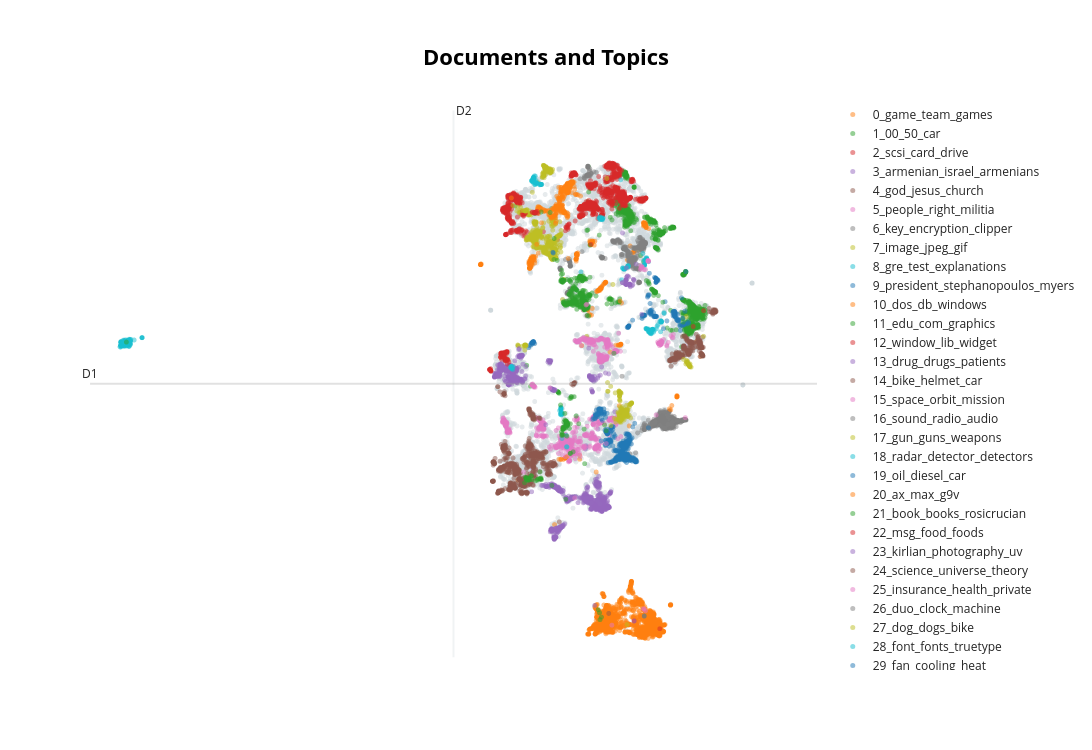

Notebook source saved alongside this figure:
### Markdown cell above
After having trained our model, let us take a look at the 2D representation of the generated topics:

### Code cell
topic_model.visualize_documents(docs, reduced_embeddings=reduced_embeddings, 
                                hide_document_hover=True, hide_annotations=True)

### Figure 1 — Plotly figure (JSON) as saved in the notebook; plotly's stock layout.template omitted (floating-point values rounded to 4 significant figures; data arrays with more than 128 entries replaced by an {"elided": "..."} marker saying what was removed)
{"data": [{"hoverinfo": "text", "marker": {"color": "#CFD8DC", "opacity": 0.5, "size": 5}, "mode": "markers+text", "name": "other", "showlegend": false, "type": "scattergl", "x": {"elided": "6590 float values"}, "y": {"elided": "6590 float values"}}, {"hoverinfo": "text", "marker": {"opacity": 0.5, "size": 5}, "mode": "markers+text", "name": "0_game_team_games", "text": {"elided": "1852 str values"}, "textfont": {"size": 12}, "type": "scattergl", "x": {"elided": "1852 float values"}, "y": {"elided": "1852 float values"}}, {"hoverinfo": "text", "marker": {"opacity": 0.5, "size": 5}, "mode": "markers+text", "name": "1_00_50_car", "text": {"elided": "1019 str values"}, "textfont": {"size": 12}, "type": "scattergl", "x": {"elided": "1019 float values"}, "y": {"elided": "1019 float values"}}, {"hoverinfo": "text", "marker": {"opacity": 0.5, "size": 5}, "mode": "markers+text", "name": "2_scsi_card_drive", "text": {"elided": "906 str values"}, "textfont": {"size": 12}, "type": "scattergl", "x": {"elided": "906 float values"}, "y": {"elided": "906 float values"}}, {"hoverinfo": "text", "marker": {"opacity": 0.5, "size": 5}, "mode": "markers+text", "name": "3_armenian_israel_armenians", "text": {"elided": "843 str values"}, "textfont": {"size": 12}, "type": "scattergl", "x": {"elided": "843 float values"}, "y": {"elided": "843 float values"}}, {"hoverinfo": "text", "marker": {"opacity": 0.5, "size": 5}, "mode": "markers+text", "name": "4_god_jesus_church", "text": {"elided": "796 str values"}, "textfont": {"size": 12}, "type": "scattergl", "x": {"elided": "796 float values"}, "y": {"elided": "796 float values"}}, {"hoverinfo": "text", "marker": {"opacity": 0.5, "size": 5}, "mode": "markers+text", "name": "5_people_right_militia", "text": {"elided": "678 str values"}, "textfont": {"size": 12}, "type": "scattergl", "x": {"elided": "678 float values"}, "y": {"elided": "678 float values"}}, {"hoverinfo": "text", "marker": {"opacity": 0.5, "size": 5}, "mode": "markers+text", "name": "6_key_encryption_clipper", "text": {"elided": "659 str values"}, "textfont": {"size": 12}, "type": "scattergl", "x": {"elided": "659 float values"}, "y": {"elided": "659 float values"}}, {"hoverinfo": "text", "marker": {"opacity": 0.5, "size": 5}, "mode": "markers+text", "name": "7_image_jpeg_gif", "text": {"elided": "606 str values"}, "textfont": {"size": 12}, "type": "scattergl", "x": {"elided": "606 float values"}, "y": {"elided": "606 float values"}}, {"hoverinfo": "text", "marker": {"opacity": 0.5, "size": 5}, "mode": "markers+text", "name": "8_gre_test_explanations", "text": {"elided": "564 str values"}, "textfont": {"size": 12}, "type": "scattergl", "x": {"elided": "564 float values"}, "y": {"elided": "564 float values"}}, {"hoverinfo": "text", "marker": {"opacity": 0.5, "size": 5}, "mode": "markers+text", "name": "9_president_stephanopoulos_myers", "text": {"elided": "481 str values"}, "textfont": {"size": 12}, "type": "scattergl", "x": {"elided": "481 float values"}, "y": {"elided": "481 float values"}}, {"hoverinfo": "text", "marker": {"opacity": 0.5, "size": 5}, "mode": "markers+text", "name": "10_dos_db_windows", "text": {"elided": "390 str values"}, "textfont": {"size": 12}, "type": "scattergl", "x": {"elided": "390 float values"}, "y": {"elided": "390 float values"}}, {"hoverinfo": "text", "marker": {"opacity": 0.5, "size": 5}, "mode": "markers+text", "name": "11_edu_com_graphics", "text": {"elided": "359 str values"}, "textfont": {"size": 12}, "type": "scattergl", "x": {"elided": "359 float values"}, "y": {"elided": "359 float values"}}, {"hoverinfo": "text", "marker": {"opacity": 0.5, "size": 5}, "mode": "markers+text", "name": "12_window_lib_widget", "text": {"elided": "344 str values"}, "textfont": {"size": 12}, "type": "scattergl", "x": {"elided": "344 float values"}, "y": {"elided": "344 float values"}}, {"hoverinfo": "text", "marker": {"opacity": 0.5, "size": 5}, "mode": "markers+text", "name": "13_drug_drugs_patients", "text": {"elided": "338 str values"}, "textfont": {"size": 12}, "type": "scattergl", "x": {"elided": "338 float values"}, "y": {"elided": "338 float values"}}, {"hoverinfo": "text", "marker": {"opacity": 0.5, "size": 5}, "mode": "markers+text", "name": "14_bike_helmet_car", "text": {"elided": "311 str values"}, "textfont": {"size": 12}, "type": "scattergl", "x": {"elided": "311 float values"}, "y": {"elided": "311 float values"}}, {"hoverinfo": "text", "marker": {"opacity": 0.5, "size": 5}, "mode": "markers+text", "name": "15_space_orbit_mission", "text": {"elided": "282 str values"}, "textfont": {"size": 12}, "type": "scattergl", "x": {"elided": "282 float values"}, "y": {"elided": "282 float values"}}, {"hoverinfo": "text", "marker": {"opacity": 0.5, "size": 5}, "mode": "markers+text", "name": "16_sound_radio_audio", "text": {"elided": "243 str values"}, "textfont": {"size": 12}, "type": "scattergl", "x": {"elided": "243 float values"}, "y": {"elided": "243 float values"}}, {"hoverinfo": "text", "marker": {"opacity": 0.5, "size": 5}, "mode": "markers+text", "name": "17_gun_guns_weapons", "text": {"elided": "204 str values"}, "textfont": {"size": 12}, "type": "scattergl", "x": {"elided": "204 float values"}, "y": {"elided": "204 float values"}}, {"hoverinfo": "text", "marker": {"opacity": 0.5, "size": 5}, "mode": "markers+text", "name": "18_radar_detector_detectors", "text": {"elided": "153 str values"}, "textfont": {"size": 12}, "type": "scattergl", "x": {"elided": "153 float values"}, "y": {"elided": "153 float values"}}, {"hoverinfo": "text", "marker": {"opacity": 0.5, "size": 5}, "mode": "markers+text", "name": "19_oil_diesel_car", "text": {"elided": "146 str values"}, "textfont": {"size": 12}, "type": "scattergl", "x": {"elided": "146 float values"}, "y": {"elided": "146 float values"}}, {"hoverinfo": "text", "marker": {"opacity": 0.5, "size": 5}, "mode": "markers+text", "name": "20_ax_max_g9v", "text": ["", "", "", "", "", "", "", "", "", "", "", "", "", "", "", "", "", "", "", "", "", "", "", "", "", "", "", "", "", "", "", "", "", "", "", "", "", "", "", "", "", "", "", "", "", "", "", "", "", "", "", "", "", "", "", "", "", "", "", "", "", "", "", "", "", "", "", "", "", "", "", "", "", "", "", "", "", "", "", "", "", "", "", "", "", "", "", "", "", "", "", "", "", "", "", "", "", "", "", "", "", "", "", "", "", "", "", "", "", "", "", "", "", "", "", "", "", "", ""], "textfont": {"size": 12}, "type": "scattergl", "x": [7.727, 7.714, 7.931, 7.76, 7.752, 5.909, 7.792, 7.723, 5.908, 7.72, 7.97, 5.908, 7.794, 5.908, 7.793, 7.727, 5.911, 7.733, 7.874, 7.775, 7.707, 7.72, 7.72, 7.775, 7.717, 7.733, 7.712, 5.91, 7.708, 7.707, 7.774, 5.907, 7.708, 5.91, 7.785, 7.717, 5.908, 7.8, 7.78, 7.875, 7.706, 7.776, 7.77, 7.757, 7.867, 7.825, 7.903, 7.721, 7.791, 7.706, 7.767, 7.832, 7.78, 5.908, 5.91, 5.908, 7.712, 7.766, 5.908, 7.771, 7.735, 7.768, 5.907, 7.712, 7.705, 7.719, 7.821, 5.907, 7.696, 7.73, 7.745, 7.706, 7.041, 7.719, 7.688, 7.903, 5.937, 7.775, 5.913, 7.844, 7.771, 7.804, 7.736, 5.909, 7.859, 7.768, 7.765, 7.707, 8.028, 7.71, 7.717, 7.771, 7.769, 7.771, 7.758, 7.774, 7.764, 7.868, 5.907, 7.719, 8.146, 7.731, 7.705, 7.676, 7.77, 7.867, 7.747, 7.737, 7.721, 7.716, 5.908, 5.907, 5.908, 7.722, 7.717, 5.92, 7.809, 7.788, 5.911], "y": [10.07, 10.08, 10.33, 10.22, 10.18, 10.01, 10.15, 9.854, 10.01, 10.08, 10.82, 10.01, 10.28, 10.01, 10.16, 10.07, 10.01, 10.11, 10.3, 9.999, 9.858, 10.09, 9.887, 10.12, 9.955, 9.942, 9.9, 10.0, 9.85, 9.861, 10.12, 10.01, 9.985, 10.01, 10.25, 9.914, 10.01, 10.29, 10.13, 10.31, 9.858, 10.32, 10.12, 10.16, 10.32, 10.34, 10.17, 9.979, 10.17, 9.861, 9.912, 10.25, 10.04, 10.01, 10.01, 10.01, 9.909, 10.21, 10.01, 10.14, 10.12, 10.1, 10.01, 9.888, 9.859, 9.869, 10.2, 10.01, 10.09, 9.87, 10.12, 9.857, 12.69, 10.08, 10.14, 10.07, 10.03, 10.12, 10.02, 10.25, 10.14, 10.26, 10.16, 10.01, 10.2, 10.1, 10.1, 10.08, 10.47, 10.05, 9.975, 10.1, 10.1, 10.26, 10.16, 10.13, 10.19, 10.31, 10.01, 10.11, 11.69, 9.953, 9.863, 10.05, 10.25, 10.2, 10.18, 10.24, 10.11, 9.853, 10.01, 10.01, 10.01, 10.14, 10.08, 9.999, 10.01, 10.07, 10.01]}, {"hoverinfo": "text", "marker": {"opacity": 0.5, "size": 5}, "mode": "markers+text", "name": "21_book_books_rosicrucian", "text": ["", "", "", "", "", "", "", "", "", "", "", "", "", "", "", "", "", "", "", "", "", "", "", "", "", "", "", "", "", "", "", "", "", "", "", "", "", "", "", "", "", "", "", "", "", "", "", "", "", "", "", "", "", "", "", "", "", "", "", "", "", "", "", "", "", "", "", "", "", "", "", "", "", "", "", "", "", "", "", "", "", "", "", "", "", "", "", "", "", "", "", "", "", "", "", "", "", "", "", "", "", "", "", "", "", "", "", "", ""], "textfont": {"size": 12}, "type": "scattergl", "x": [7.582, 7.792, 9.006, 9.539, 8.105, 9.531, 7.765, 9.452, 9.481, 9.697, 7.587, 9.681, 9.683, 7.65, 9.403, 9.651, 7.666, 8.095, 9.538, 9.627, 9.925, 8.099, 8.111, 9.693, 9.733, 8.937, 9.648, 8.11, 9.215, 8.929, 9.711, 8.724, 7.665, 8.962, 9.575, 8.107, 7.593, 8.903, 8.933, 7.656, 9.68, 8.933, 8.954, 7.671, 7.558, 8.966, 9.574, 9.465, 9.2, 8.11, 10.28, 10.3, 8.107, 9.547, 9.703, 9.555, 7.994, 9.696, 7.592, 8.123, 9.536, 7.778, 9.299, 9.003, 7.523, 8.145, 9.343, 9.712, 9.676, 7.929, 10.23, 9.553, 8.528, 7.663, 9.419, 7.724, 7.58, 9.599, 8.902, 9.662, 9.592, 9.513, 9.582, 8.007, 9.647, 9.661, 7.649, 9.376, 8.067, 8.927, 9.556, 8.891, 7.699, 9.517, 7.663, 8.135, 9.771, 9.726, 8.954, 8.068, 9.528, 9.538, 9.003, 9.328, 8.881, 9.027, 9.572, 9.733, 8.962], "y": [1.385, 1.336, 3.43, 9.475, 1.37, 9.467, 1.496, 9.454, 8.937, 9.418, 1.367, 9.478, 9.412, 1.293, 9.232, 9.353, 1.399, 1.65, 9.486, 9.532, 9.495, 1.37, 1.358, 9.436, 1.98, 3.38, 9.348, 1.36, 2.397, 3.367, 9.47, 10.17, 1.334, 3.428, 9.465, 1.361, 1.382, 3.142, 3.445, 1.338, 9.451, 3.424, 3.401, 1.35, 1.423, 3.661, 9.524, 9.358, 2.393, 1.37, -4.028, -4.306, 1.37, 9.533, 9.437, 9.487, 1.318, 9.446, 1.323, 1.37, 9.479, 1.487, 9.05, 4.004, 1.213, 1.334, 9.098, 9.416, 9.548, 1.289, -3.904, 9.537, 1.104, 1.409, 3.902, 1.337, 1.425, 9.517, 3.18, 9.415, 8.784, 9.401, 9.528, 1.358, 9.367, 9.41, 1.357, 9.458, 1.378, 3.366, 9.334, 3.121, 1.389, 3.59, 1.381, 1.403, 9.42, 9.415, 3.368, 1.363, 9.467, 9.48, 3.459, 9.074, 3.257, 3.418, 9.538, 9.436, 3.457]}, {"hoverinfo": "text", "marker": {"opacity": 0.5, "size": 5}, "mode": "markers+text", "name": "22_msg_food_foods", "text": ["", "", "", "", "", "", "", "", "", "", "", "", "", "", "", "", "", "", "", "", "", "", "", "", "", "", "", "", "", "", "", "", "", "", "", "", "", "", "", "", "", "", "", "", "", "", "", "", "", "", "", "", "", "", "", "", "", "", "", "", "", "", "", "", "", "", "", "", "", "", "", "", "", "", "", "", "", "", "", "", "", "", "", "", "", "", "", "", "", "", "", "", "", "", "", "", "", "", "", "", "", "", "", "", "", "", "", "", ""], "textfont": {"size": 12}, "type": "scattergl", "x": [6.863, 6.277, 6.724, 6.777, 6.665, 6.868, 6.242, 6.671, 6.669, 6.727, 6.288, 6.672, 6.659, 6.748, 6.883, 6.767, 6.687, 6.82, 6.728, 6.697, 6.729, 6.654, 6.641, 6.688, 6.906, 6.658, 6.713, 6.842, 6.797, 6.688, 6.766, 6.852, 6.279, 6.647, 6.688, 6.66, 6.657, 6.661, 6.672, 6.656, 6.869, 6.664, 6.703, 6.242, 6.841, 6.871, 6.808, 6.763, 6.254, 6.674, 6.679, 6.74, 6.64, 6.804, 6.657, 6.735, 6.666, 6.664, 6.873, 6.248, 6.253, 6.801, 6.285, 6.704, 6.829, 6.892, 6.765, 6.701, 6.682, 6.698, 6.877, 6.948, 6.665, 6.673, 6.702, 6.876, 6.786, 6.662, 6.287, 6.684, 6.253, 6.69, 6.666, 6.241, 6.914, 6.74, 6.7, 6.819, 6.284, 6.805, 6.791, 6.822, 6.892, 6.871, 6.663, 6.882, 6.82, 6.665, 6.765, 6.656, 6.767, 6.771, 6.235, 6.68, 6.887, 6.244, 6.701, 6.664, 6.8], "y": [6.132, 5.737, 6.321, 6.405, 6.396, 6.494, 5.771, 6.4, 6.418, 6.441, 5.712, 6.407, 6.417, 6.302, 6.162, 6.385, 6.413, 6.123, 6.384, 6.326, 6.448, 6.42, 6.263, 6.362, 6.175, 6.425, 6.289, 6.177, 6.22, 6.438, 6.3, 6.21, 5.812, 6.409, 6.384, 6.419, 6.279, 6.435, 6.395, 6.381, 6.495, 6.413, 6.306, 5.772, 6.474, 6.493, 6.146, 6.268, 5.778, 6.418, 6.191, 6.402, 6.278, 6.477, 6.422, 6.268, 6.421, 6.431, 6.484, 5.773, 5.773, 6.43, 5.717, 6.31, 6.197, 6.199, 6.325, 6.372, 6.352, 6.441, 6.48, 6.074, 6.431, 6.391, 6.331, 6.428, 6.231, 6.383, 5.719, 6.375, 5.771, 6.29, 6.419, 5.77, 6.146, 6.348, 6.291, 6.144, 5.715, 6.353, 6.208, 6.438, 6.0, 6.468, 6.433, 6.496, 6.18, 6.411, 6.422, 6.438, 6.451, 6.307, 5.774, 6.404, 6.493, 5.774, 6.311, 6.421, 6.231]}, {"hoverinfo": "text", "marker": {"opacity": 0.5, "size": 5}, "mode": "markers+text", "name": "23_kirlian_photography_uv", "text": ["", "", "", "", "", "", "", "", "", "", "", "", "", "", "", "", "", "", "", "", "", "", "", "", "", "", "", "", "", "", "", "", "", "", "", "", "", "", "", "", "", "", "", "", "", "", "", "", "", "", "", "", "", "", "", "", "", "", "", "", "", "", "", "", "", "", "", "", "", "", "", "", "", "", "", "", "", "", "", "", "", "", "", "", "", "", "", "", "", "", "", "", "", "", "", "", "", "", "", "", ""], "textfont": {"size": 12}, "type": "scattergl", "x": [8.468, 7.465, 11.25, 11.55, 11.52, 11.25, 11.38, 11.21, 8.486, 8.463, 11.25, 11.31, 7.346, 11.26, 8.462, 7.36, 11.38, 8.454, 8.458, 8.448, 11.26, 8.464, 11.27, 7.32, 8.447, 11.25, 7.332, 7.398, 8.676, 11.62, 7.327, 11.25, 11.26, 7.44, 7.312, 11.39, 11.5, 11.26, 11.83, 8.467, 8.466, 11.38, 8.466, 11.4, 8.46, 8.457, 8.409, 8.447, 11.48, 11.53, 8.467, 11.38, 8.476, 8.456, 11.55, 11.38, 8.445, 11.25, 11.38, 11.13, 8.384, 9.883, 11.41, 11.12, 7.334, 7.359, 11.25, 11.26, 7.42, 11.25, 7.38, 8.447, 7.414, 11.25, 8.463, 11.25, 7.425, 7.27, 8.461, 8.397, 7.32, 7.426, 7.395, 11.3, 11.26, 11.4, 8.463, 8.449, 8.46, 7.437, 11.38, 8.462, 11.25, 11.26, 11.26, 11.36, 8.449, 11.29, 7.41, 7.452, 8.454], "y": [6.116, 5.989, 9.376, 9.366, 9.413, 9.204, 9.179, 9.237, 6.134, 6.115, 9.221, 9.548, 6.33, 9.206, 6.107, 6.32, 9.205, 6.042, 6.111, 6.107, 9.485, 6.114, 9.872, 6.581, 6.106, 9.381, 6.286, 6.303, -0.7946, 10.02, 6.295, 9.204, 9.209, 6.348, 6.349, 9.171, 9.203, 9.372, 8.003, 6.074, 6.112, 9.213, 6.118, 9.222, 6.091, 6.09, 6.142, 6.116, 9.158, 9.393, 6.088, 9.211, 6.116, 6.09, -4.361, 9.196, 6.113, 9.213, 9.212, 9.277, 6.077, 6.637, 9.111, 9.278, 6.307, 6.329, 9.382, 9.208, 6.335, 9.383, 6.353, 6.106, 6.324, 9.213, 6.116, 9.208, 6.324, 6.295, 6.116, 6.141, 6.622, 6.314, 6.237, 9.537, 9.385, 9.191, 6.113, 6.098, 6.112, 6.329, 9.19, 6.11, 9.376, 9.377, 9.393, 9.509, 6.104, 9.224, 6.353, 6.352, 6.11]}, {"hoverinfo": "text", "marker": {"opacity": 0.5, "size": 5}, "mode": "markers+text", "name": "24_science_universe_theory", "text": ["", "", "", "", "", "", "", "", "", "", "", "", "", "", "", "", "", "", "", "", "", "", "", "", "", "", "", "", "", "", "", "", "", "", "", "", "", "", "", "", "", "", "", "", "", "", "", "", "", "", "", "", "", "", "", "", "", "", "", "", "", "", "", "", "", "", "", "", "", "", "", "", "", "", "", "", "", "", "", "", "", "", "", "", "", "", "", "", "", "", "", "", "", "", ""], "textfont": {"size": 12}, "type": "scattergl", "x": [7.707, 7.839, 7.616, 7.686, 7.653, 7.641, 7.732, 7.841, 7.703, 7.696, 7.832, 7.689, 9.342, 7.886, 7.695, 7.834, 9.255, 7.835, 7.548, 7.826, 7.829, 7.71, 7.734, 7.697, 9.35, 7.841, 7.865, 7.799, 7.765, 7.85, 7.68, 7.657, 7.829, 7.703, 8.056, 7.675, 9.344, 7.651, 7.757, 7.742, 9.356, 7.696, 7.718, 9.342, 7.663, 7.786, 7.694, 7.701, 9.309, 7.819, 7.886, 7.867, 7.746, 7.705, 7.671, 8.096, 7.789, 7.677, 7.644, 8.063, 7.769, 7.821, 7.817, 7.81, 7.67, 7.673, 7.818, 9.338, 7.744, 7.832, 7.817, 7.705, 7.825, 9.354, 7.77, 7.838, 7.647, 7.758, 7.767, 7.711, 7.695, 7.716, 9.339, 7.848, 7.68, 9.376, 7.673, 7.75, 7.906, 7.734, 7.656, 7.844, 7.762, 7.691, 9.339], "y": [4.187, 3.951, 2.577, 2.487, 2.638, 2.686, 2.591, 3.903, 2.666, 4.144, 3.808, 2.712, 5.224, 3.785, 4.129, 3.982, 5.187, 3.931, 2.695, 3.921, 3.773, 2.596, 3.962, 2.586, 5.229, 3.856, 3.791, 3.973, 2.568, 3.836, 2.893, 2.661, 3.79, 2.773, 3.832, 4.19, 5.212, 2.628, 2.708, 2.663, 5.221, 4.116, 4.051, 5.222, 2.686, 2.698, 2.998, 2.582, 5.15, 3.914, 3.741, 3.854, 2.668, 4.11, 2.822, 3.801, 2.636, 4.179, 2.668, 3.816, 4.052, 3.913, 3.881, 3.938, 2.667, 2.696, 3.928, 5.217, 2.725, 3.824, 3.949, 2.818, 3.927, 5.231, 3.898, 3.795, 2.658, 4.004, 2.725, 2.694, 4.194, 3.967, 5.208, 3.785, 4.167, 5.255, 2.748, 2.735, 3.857, 2.705, 2.59, 3.793, 2.761, 4.145, 5.218]}, {"hoverinfo": "text", "marker": {"opacity": 0.5, "size": 5}, "mode": "markers+text", "name": "25_insurance_health_private", "text": ["", "", "", "", "", "", "", "", "", "", "", "", "", "", "", "", "", "", "", "", "", "", "", "", "", "", "", "", "", "", "", "", "", "", "", "", "", "", "", "", "", "", "", "", "", "", "", "", "", "", "", "", "", "", "", "", "", "", "", "", "", "", "", "", "", "", "", "", "", "", "", "", "", "", "", "", "", "", ""], "textfont": {"size": 12}, "type": "scattergl", "x": [12.55, 12.53, 12.36, 12.46, 7.821, 7.831, 7.843, 12.46, 7.856, 12.54, 12.53, 8.451, 12.45, 12.52, 12.46, 12.49, 12.46, 7.835, 12.49, 7.804, 12.53, 7.87, 12.49, 7.888, 7.836, 12.75, 12.53, 12.46, 12.5, 12.44, 12.53, 12.5, 7.835, 10.95, 7.842, 7.858, 12.99, 12.46, 7.836, 12.98, 7.913, 12.57, 7.863, 12.57, 12.5, 7.808, 12.46, 7.832, 9.809, 12.75, 7.82, 12.8, 12.53, 12.48, 12.56, 7.872, 12.49, 12.52, 12.58, 7.788, 7.831, 12.56, 7.835, 7.87, 7.82, 12.41, 7.865, 12.94, 7.826, 7.813, 12.45, 7.796, 12.53, 9.784, 12.63, 7.832, 12.52, 12.9, 7.818], "y": [6.92, 6.875, 3.945, 6.837, 5.19, 5.134, 5.128, 6.825, 5.11, 6.804, 6.865, 5.035, 6.835, 6.798, 6.839, 6.818, 6.839, 5.133, 6.816, 5.145, 6.778, 5.096, 6.736, 5.1, 5.127, 6.716, 6.781, 6.836, 6.788, 6.818, 6.889, 6.845, 5.133, 2.988, 5.119, 5.107, 7.194, 6.819, 5.144, 7.055, 5.061, 6.886, 5.112, 6.905, 6.817, 5.148, 6.834, 5.14, 8.405, 6.764, 5.157, 6.868, 6.949, 6.828, 6.8, 5.116, 6.833, 6.833, 6.876, 5.176, 5.136, 6.897, 5.132, 5.066, 5.147, 6.881, 5.095, 7.07, 5.135, 5.143, 6.832, 5.159, 6.856, 8.381, 6.989, 5.14, 6.82, 7.142, 5.144]}, {"hoverinfo": "text", "marker": {"opacity": 0.5, "size": 5}, "mode": "markers+text", "name": "26_duo_clock_machine", "text": ["", "", "", "", "", "", "", "", "", "", "", "", "", "", "", "", "", "", "", "", "", "", "", "", "", "", "", "", "", "", "", "", "", "", "", "", "", "", "", "", "", "", "", "", "", "", "", "", "", "", "", "", "", "", "", "", "", "", "", "", "", "", "", "", "", ""], "textfont": {"size": 12}, "type": "scattergl", "x": [10.35, 9.939, 9.855, 10.39, 9.846, 10.38, 9.974, 10.36, 9.849, 9.914, 9.841, 9.852, 10.37, 10.36, 9.865, 9.846, 9.831, 10.37, 10.37, 9.877, 9.735, 10.38, 10.37, 10.36, 10.36, 10.32, 10.39, 9.859, 9.923, 10.37, 10.37, 10.07, 10.36, 9.822, 9.854, 10.16, 9.902, 9.722, 9.985, 9.849, 9.821, 9.848, 10.38, 9.856, 9.849, 10.38, 9.958, 9.732, 9.817, 10.38, 9.851, 9.904, 9.858, 9.791, 10.39, 10.38, 9.914, 9.713, 9.561, 10.38, 10.37, 10.49, 9.847, 10.37, 9.898, 9.858], "y": [10.31, 13.59, 13.92, 10.29, 13.97, 10.28, 13.67, 10.3, 13.95, 13.78, 13.92, 13.95, 10.28, 10.26, 13.6, 13.6, 13.6, 10.29, 10.29, 13.65, 13.46, 10.28, 10.29, 10.29, 10.3, 10.33, 10.27, 13.97, 13.87, 10.29, 10.28, 13.74, 10.29, 13.62, 13.97, 13.72, 13.81, 13.49, 13.68, 13.96, 13.6, 13.63, 10.28, 13.63, 13.97, 10.28, 13.67, 13.57, 13.61, 10.29, 13.63, 13.61, 13.95, 13.58, 10.3, 10.28, 13.6, 13.51, 13.46, 10.29, 10.28, 10.25, 13.97, 10.28, 13.52, 13.6]}, {"hoverinfo": "text", "marker": {"opacity": 0.5, "size": 5}, "mode": "markers+text", "name": "27_dog_dogs_bike", "text": ["", "", "", "", "", "", "", "", "", "", "", "", "", "", "", "", "", "", "", "", "", "", "", "", "", "", "", "", "", "", "", "", "", "", "", "", "", "", "", "", "", "", "", "", "", "", "", "", "", "", "", "", "", ""], "textfont": {"size": 12}, "type": "scattergl", "x": [13.59, 13.45, 13.48, 7.549, 13.58, 13.56, 13.54, 13.52, 13.58, 7.569, 13.37, 13.57, 13.6, 13.58, 13.58, 13.48, 13.57, 14.1, 7.561, 13.6, 13.58, 13.51, 7.526, 7.54, 13.5, 7.533, 11.29, 13.56, 13.57, 7.576, 13.59, 13.64, 13.59, 13.56, 13.6, 13.59, 7.545, 13.6, 13.59, 13.6, 13.61, 13.58, 7.528, 7.448, 13.59, 13.54, 7.55, 13.58, 13.59, 7.576, 13.56, 13.48, 13.53, 7.527], "y": [5.912, 6.001, 6.059, 6.754, 5.917, 5.955, 5.982, 6.1, 5.948, 6.76, 6.181, 5.974, 5.9, 5.925, 5.928, 6.14, 5.954, 7.115, 6.756, 5.912, 5.932, 6.055, 6.751, 6.753, 6.073, 6.561, -4.505, 5.97, 5.949, 6.729, 5.913, 5.871, 5.912, 5.99, 5.903, 5.908, 6.774, 6.003, 5.887, 5.91, 5.886, 5.932, 6.719, 6.717, 5.919, 5.986, 6.758, 5.947, 5.906, 6.751, 5.974, 6.088, 5.983, 6.759]}, {"hoverinfo": "text", "marker": {"opacity": 0.5, "size": 5}, "mode": "markers+text", "name": "28_font_fonts_truetype", "text": ["", "", "", "", "", "", "", "", "", "", "", "", "", "", "", "", "", "", "", "", "", "", "", "", "", "", "", "", "", "", "", "", "", "", "", "", "", "", "", "", "", "", "", "", "", "", "", "", "", "", "", "", ""], "textfont": {"size": 12}, "type": "scattergl", "x": [8.112, 7.91, 7.947, 8.128, 7.861, 7.858, 7.814, 7.81, 7.804, 7.83, 7.853, 7.851, 7.821, 7.855, 8.16, 7.797, 7.834, 7.98, 7.952, 8.11, 7.832, 8.075, 7.856, 7.867, 7.865, 7.948, 7.824, 7.838, 7.956, 7.854, 7.801, 8.122, 7.927, 8.135, 8.083, 7.883, 7.879, 7.797, 7.92, 7.99, 7.824, 7.825, 7.911, 7.95, 7.932, 7.972, 7.839, 7.946, 7.857, 7.897, 8.139, 7.777, 7.844], "y": [13.22, 13.23, 13.39, 13.24, 13.52, 13.5, 13.39, 13.39, 13.4, 13.37, 13.5, 13.53, 13.39, 13.46, 13.24, 13.4, 13.38, 13.28, 13.29, 13.24, 13.37, 13.22, 13.5, 13.4, 13.36, 13.28, 13.46, 13.32, 13.29, 13.52, 13.35, 13.24, 13.31, 13.24, 13.26, 13.58, 13.46, 13.39, 13.57, 13.28, 13.4, 13.39, 13.3, 13.29, 13.31, 13.29, 13.47, 13.27, 13.5, 13.24, 13.23, 13.38, 13.46]}, {"hoverinfo": "text", "marker": {"opacity": 0.5, "size": 5}, "mode": "markers+text", "name": "29_fan_cooling_heat", "text": ["", "", "", "", "", "", "", "", "", "", "", "", "", "", "", "", "", "", "", "", "", "", "", "", "", "", "", "", "", "", "", "", "", "", "", "", "", "", "", "", "", "", "", "", "", "", "", "", "", "", "", ""], "textfont": {"size": 12}, "type": "scattergl", "x": [12.36, 12.36, 11.35, 11.34, 12.39, 12.34, 12.4, 12.39, 12.35, 11.29, 12.36, 12.43, 12.37, 11.33, 11.34, 12.35, 12.38, 12.4, 11.35, 12.4, 11.34, 12.34, 12.34, 12.39, 12.35, 11.35, 11.35, 12.38, 11.34, 12.42, 11.35, 11.33, 11.32, 12.39, 12.36, 12.36, 12.11, 12.69, 12.4, 11.36, 12.4, 12.35, 12.39, 12.36, 12.3, 11.35, 12.37, 11.34, 12.38, 12.39, 11.49, 12.4], "y": [9.425, 9.312, 7.53, 7.506, 9.383, 9.464, 9.385, 9.401, 9.442, 7.477, 9.301, 9.358, 9.402, 7.489, 7.509, 9.285, 9.349, 9.38, 7.523, 9.377, 7.511, 9.451, 9.456, 9.388, 9.29, 7.523, 7.511, 9.34, 7.51, 9.392, 7.518, 7.49, 7.464, 9.395, 9.437, 9.422, 9.655, 8.51, 9.376, 7.543, 9.379, 9.44, 9.395, 9.429, 9.487, 7.516, 9.416, 7.514, 9.392, 9.373, 7.765, 9.401]}, {"hoverinfo": "text", "marker": {"opacity": 0.5, "size": 5}, "mode": "markers+text", "name": "30_phone_dialing_tone", "text": ["", "", "", "", "", "", "", "", "", "", "", "", "", "", "", "", "", "", "", "", "", "", "", "", "", "", "", "", "", "", "", "", "", "", "", "", "", "", "", "", "", "", "", "", "", "", "", "", "", "", "", ""], "textfont": {"size": 12}, "type": "scattergl", "x": [10.33, 10.31, 10.22, 13.12, 10.3, 12.85, 13.12, 12.9, 10.27, 10.23, 10.37, 10.47, 10.24, 10.35, 10.33, 13.12, 10.26, 10.29, 10.3, 10.48, 13.13, 10.25, 13.12, 10.27, 10.35, 10.32, 10.18, 10.34, 13.12, 12.93, 13.12, 13.12, 13.12, 13.13, 10.24, 10.33, 10.5, 10.46, 10.17, 13.12, 10.5, 13.12, 10.51, 10.51, 13.12, 13.12, 10.3, 10.5, 10.42, 13.12, 10.49, 13.12], "y": [9.04, 9.013, 8.958, 4.681, 8.965, 4.191, 4.684, 4.151, 8.992, 8.973, 9.125, 9.253, 8.946, 9.099, 9.051, 4.683, 8.976, 9.045, 9.032, 9.27, 4.699, 8.986, 4.683, 8.989, 9.075, 9.056, 8.928, 9.051, 4.675, 4.323, 4.68, 4.683, 4.689, 4.69, 8.966, 9.031, 9.293, 9.234, 8.921, 4.682, 9.289, 4.667, 9.286, 9.297, 4.682, 4.682, 9.028, 9.292, 9.205, 4.726, 9.274, 4.681]}, {"hoverinfo": "text", "marker": {"opacity": 0.5, "size": 5}, "mode": "markers+text", "name": "31_battery_batteries_concrete", "text": ["", "", "", "", "", "", "", "", "", "", "", "", "", "", "", "", "", "", "", "", "", "", "", "", "", "", "", "", "", "", "", "", "", "", "", "", "", "", "", "", "", "", ""], "textfont": {"size": 12}, "type": "scattergl", "x": [12.31, 10.81, 12.32, 12.2, 12.33, 12.31, 12.31, 12.44, 12.3, 12.3, 12.31, 12.24, 12.31, 12.29, 12.08, 12.2, 12.29, 12.31, 12.29, 13.35, 12.27, 12.29, 12.07, 12.0, 12.29, 12.31, 12.33, 12.19, 12.34, 12.31, 12.28, 12.31, 12.34, 12.11, 12.3, 12.26, 12.6, 12.3, 12.31, 12.25, 12.32, 12.28, 12.27], "y": [8.919, 6.428, 8.899, 9.017, 8.865, 8.91, 8.903, 8.753, 8.887, 8.908, 8.907, 8.98, 8.914, 8.924, 9.27, 9.007, 8.931, 8.909, 8.922, 7.687, 8.764, 8.924, 9.321, 9.36, 8.899, 8.911, 8.917, 9.019, 8.896, 8.917, 8.914, 8.923, 8.893, 9.217, 8.913, 8.956, 8.49, 8.906, 8.878, 8.982, 8.861, 8.943, 8.887]}, {"hoverinfo": "text", "marker": {"opacity": 0.5, "size": 5}, "mode": "markers+text", "name": "32_mouse_driver_mice", "text": ["", "", "", "", "", "", "", "", "", "", "", "", "", "", "", "", "", "", "", "", "", "", "", "", "", "", "", "", "", "", "", "", "", "", "", "", "", "", "", "", "", ""], "textfont": {"size": 12}, "type": "scattergl", "x": [9.311, 9.25, 9.418, 9.315, 9.292, 9.37, 9.282, 9.253, 9.254, 9.234, 9.237, 9.389, 9.273, 9.295, 9.279, 9.304, 9.249, 9.318, 9.226, 9.346, 9.285, 9.279, 9.377, 9.247, 10.6, 9.254, 9.251, 9.414, 9.259, 9.309, 9.261, 9.293, 9.292, 9.374, 9.375, 9.237, 9.301, 9.409, 9.266, 9.279, 10.88, 9.95], "y": [13.64, 13.59, 13.61, 13.7, 13.68, 13.68, 13.65, 13.59, 13.6, 13.59, 13.7, 13.66, 13.67, 13.62, 13.62, 13.68, 13.6, 13.68, 13.54, 13.72, 13.67, 13.6, 13.68, 13.61, 13.85, 13.6, 13.62, 13.63, 13.59, 13.69, 13.61, 13.67, 13.7, 13.67, 13.71, 13.59, 13.6, 13.63, 13.59, 13.64, 13.03, 13.38]}, {"hoverinfo": "text", "marker": {"opacity": 0.5, "size": 5}, "mode": "markers+text", "name": "33_water_mwra_dept", "text": ["", "", "", "", "", "", "", "", "", "", "", "", "", "", "", "", "", "", "", "", "", "", "", "", "", "", "", "", "", "", "", "", "", "", ""], "textfont": {"size": 12}, "type": "scattergl", "x": [9.984, 10.08, 10.03, 9.958, 10.01, 10.0, 9.985, 9.912, 10.01, 10.31, 9.91, 10.01, 9.98, 9.981, 9.902, 10.21, 10.06, 9.957, 10.0, 10.09, 10.0, 10.01, 10.62, 10.02, 10.01, 10.14, 9.908, 10.02, 9.998, 10.5, 9.999, 9.906, 10.24, 10.01, 9.918], "y": [5.46, 5.503, 5.408, 5.457, 4.881, 5.461, 4.969, 5.459, 5.362, 5.549, 5.534, 5.358, 5.391, 5.389, 5.5, 5.43, 5.309, 5.381, 5.425, 5.389, 4.908, 5.367, 5.6, 4.864, 5.484, 5.354, 5.513, 4.877, 5.417, 5.636, 5.486, 5.526, 5.51, 5.375, 5.477]}, {"hoverinfo": "text", "marker": {"opacity": 0.5, "size": 5}, "mode": "markers+text", "name": "34_cancer_center_centers", "text": ["", "", "", "", "", "", "", "", "", "", "", "", "", "", "", "", "", ""], "textfont": {"size": 12}, "type": "scattergl", "x": [6.805, 6.781, 6.785, 6.773, 6.78, 6.765, 6.773, 6.723, 6.533, 6.778, 6.621, 6.775, 6.549, 6.771, 6.773, 6.773, 6.773, 6.772], "y": [4.718, 4.79, 4.883, 4.792, 4.811, 4.784, 4.781, 4.754, 5.086, 4.807, 4.873, 4.802, 5.083, 4.798, 4.8, 4.801, 4.804, 4.771]}, {"hoverinfo": "text", "marker": {"opacity": 0.5, "size": 5}, "mode": "markers+text", "name": "35_amp_current_ampere", "text": ["", "", "", "", "", "", "", "", "", "", "", "", "", "", "", ""], "textfont": {"size": 12}, "type": "scattergl", "x": [13.43, 11.91, 11.84, 11.96, 11.81, 12.06, 12.06, 12.08, 12.06, 11.78, 11.85, 11.84, 10.98, 12.06, 11.8, 12.08], "y": [3.835, 9.807, 9.916, 9.81, 9.875, 10.17, 10.15, 10.16, 10.14, 9.812, 9.898, 9.883, 7.24, 10.16, 9.958, 10.13]}, {"hoverinfo": "text", "marker": {"opacity": 0.5, "size": 5}, "mode": "markers+text", "name": "36_ground_grounding_neutral", "text": ["", "", "", "", "", "", "", "", "", "", "", "", "", ""], "textfont": {"size": 12}, "type": "scattergl", "x": [11.72, 11.71, 11.72, 11.73, 11.73, 11.76, 11.73, 11.74, 11.73, 11.73, 11.73, 11.74, 11.74, 11.75], "y": [9.295, 9.262, 9.296, 9.298, 9.29, 9.288, 9.29, 9.29, 9.314, 9.287, 9.284, 9.281, 9.285, 9.288]}, {"hoverinfo": "text", "marker": {"opacity": 0.5, "size": 5}, "mode": "markers+text", "name": "37_icon_icons_click", "text": ["", "", "", "", "", "", "", "", "", "", "", "", ""], "textfont": {"size": 12}, "type": "scattergl", "x": [7.563, 7.554, 7.387, 7.509, 7.1, 7.586, 7.263, 7.38, 7.572, 7.476, 7.619, 7.6, 7.554], "y": [12.16, 12.18, 12.19, 12.18, 12.39, 12.18, 12.32, 12.31, 12.19, 12.18, 12.21, 12.22, 12.16]}, {"hoverinfo": "text", "marker": {"opacity": 0.5, "size": 5}, "mode": "markers+text", "name": "38_kidney_stones_calcium", "text": ["", "", "", "", "", "", "", "", "", "", "", "", ""], "textfont": {"size": 12}, "type": "scattergl", "x": [7.055, 7.042, 7.024, 7.109, 7.04, 7.013, 7.057, 7.014, 7.04, 7.089, 7.041, 7.05, 7.046], "y": [5.819, 5.82, 5.898, 5.882, 5.844, 5.854, 5.891, 5.863, 5.849, 5.78, 5.846, 5.841, 5.907]}], "layout": {"annotations": [{"showarrow": false, "text": "D1", "x": -8.44, "y": 5.198, "yshift": 10}, {"showarrow": false, "text": "D2", "x": 4.915, "xshift": 10, "y": 16.22}], "height": 750, "shapes": [{"line": {"color": "#CFD8DC", "width": 2}, "type": "line", "x0": 4.915, "x1": 4.915, "y0": -5.819, "y1": 16.22}, {"line": {"color": "#9E9E9E", "width": 2}, "type": "line", "x0": -8.44, "x1": 18.27, "y0": 5.198, "y1": 5.198}], "title": {"font": {"color": "Black", "size": 22}, "text": "<b>Documents and Topics</b>", "x": 0.5, "xanchor": "center", "yanchor": "top"}, "width": 1200, "xaxis": {"visible": false}, "yaxis": {"visible": false}}}
